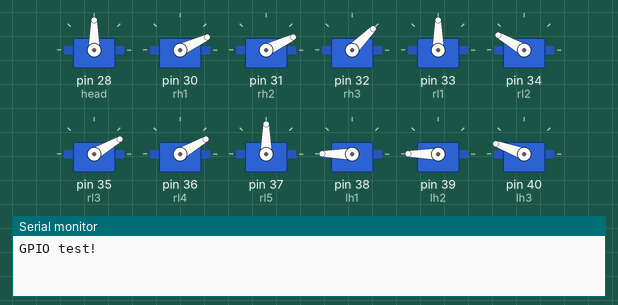
Bench run of a sketch on a simulated Arduino Mega 2560, built with avr-gcc and run on an emulated ATmega2560. On the bench: 12 × servo, the last lines printed to the serial monitor.

Above: at 0.4 s.
At 3.1 s:
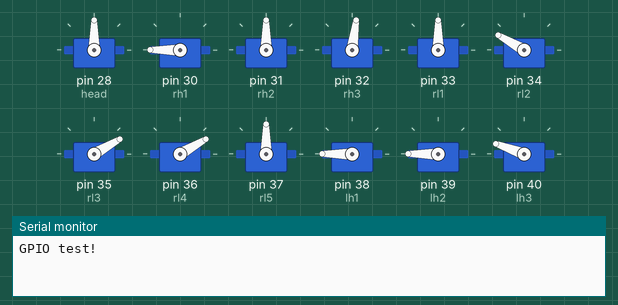
At 5.8 s:
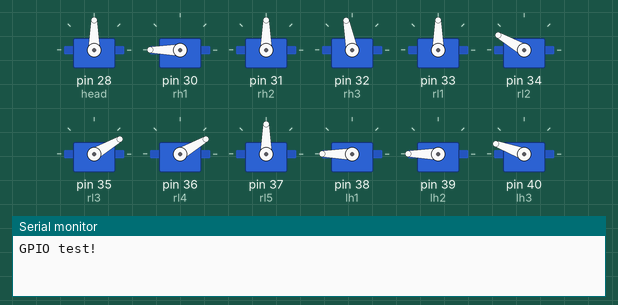
At 11.5 s:
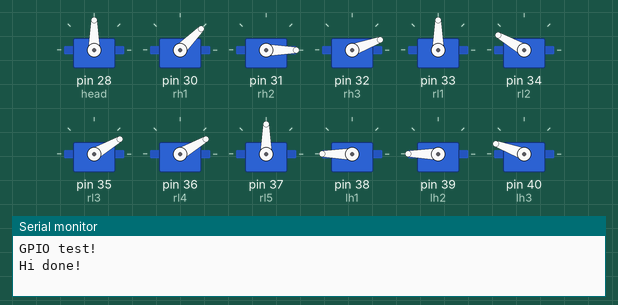
At 18.4 s:
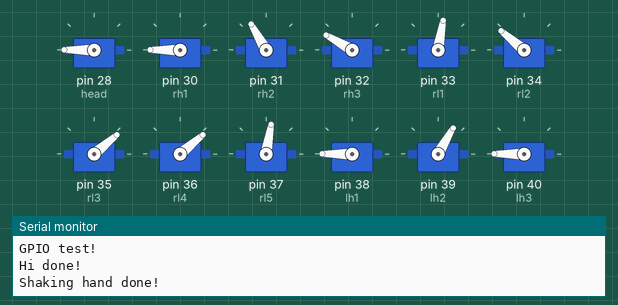
At 26.1 s:
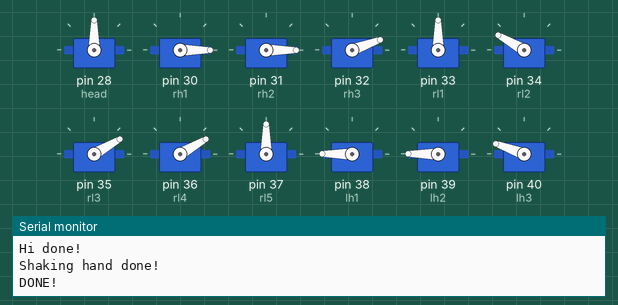
Timing chart, 0 to 27.6 s (numbered marks = the images above):
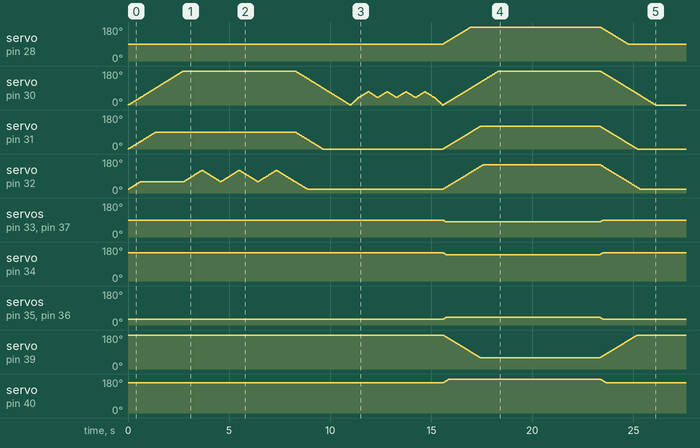

The sketch:

hand_movements.ino
```cpp
#include <Servo.h>
Servo head;
Servo rh1;
Servo rh2;
Servo rh3;
Servo rl1;
Servo rl2;
Servo rl3;
Servo rl4;
Servo rl5;
Servo lh1;
Servo lh2;
Servo lh3;
Servo ll1;
Servo ll2;
Servo ll3;
Servo ll4;
Servo ll5;

void setup() {
  Serial.begin(9600);
  Serial.println("GPIO test!");

  head.attach(28);
  rh1.attach(30);
  rh2.attach(31);
  rh3.attach(32);
  rl1.attach(33);
  rl2.attach(34);
  rl3.attach(35);
  rl4.attach(36);
  rl5.attach(37);
  lh1.attach(38);
  lh2.attach(39);
  lh3.attach(40);
  ll1.attach(41);
  ll2.attach(42);
  ll3.attach(43);
  ll4.attach(44);
  ll5.attach(45);
  stand_straight();
}

void loop() {
}


void stand_straight() {
  head.write(90);
  rh1.write(0);
  rh2.write(0);
  rh3.write(20);
  rl1.write(90);
  rl2.write(150);
  rl3.write(30);
  rl4.write(30);
  rl5.write(90);

  lh1.write(180);
  lh2.write(180);
  lh3.write(160);
  ll1.write(90);
  ll2.write(30);
  ll3.write(150);
  ll4.write(150);
  ll5.write(90);
  say_hi();
  Serial.println("Hi done!");
  shake_hand();
  Serial.println("Shaking hand done!");
  maan_karate();
  Serial.println("DONE!");
}
//********************say hi********************//
void say_hi() {
  for (int i = 0; i <= 180; i++) {
    rh1.write(0 + i);
    if (i <= 90) {
      rh2.write(0 + i);
    }
    if (i <= 40) {
      rh3.write(20 + i);
    }
    delay(15);
  }
  for (int i = 1; i <= 3; i++) {
    for (int i = 0; i <= 60; i++) {
      rh3.write(60 + i);
      delay(15);
    }
    for (int i = 0; i <= 60; i++) {
      rh3.write(120 - i);
      delay(15);
    }
  }
  for (int i = 0; i <= 180; i++) {
    rh1.write(180 - i);
    if (i <= 90) {
      rh2.write(90 - i);
    }
    if (i <= 40) {
      rh3.write(60 - i);
    }
    delay(15);
  }
}
//********************shake hand********************//
void shake_hand() {
  for (int i = 0; i <= 40; i++) {
    rh1.write(0 + i);
    delay(10);
  }
  for (int i = 0; i <= 3; i++) {
    for (int i = 0; i <= 30; i++) {
      rh1.write(40 + i);
      delay(15);
    }
    for (int i = 0; i <= 30; i++) {
      rh1.write(70 - i);
      delay(15);
    }
  }
  for (int i = 0; i <= 40; i++) {
    rh1.write(40 - i);
    delay(10);
  }
}
//********************maan karate********************//
void maan_karate() {
  for (int i = 0; i <= 180; i++) {
    if (i <= 90) {
      head.write(90 + i);
    }
    if (i <= 120) {
      lh2.write(180 - i);
    }
    if (i <= 20) {
      lh3.write(160 + i);
    }
    rh1.write(0 + i);
    if (i <= 120) {
      rh2.write(0 + i);
    }
    if (i <= 130) {
      rh3.write(20 + i);
    }
    if (i <= 10) {
      rl1.write(90 - i);
      rl5.write(90 - i);
    }
    if (i <= 10) {
      rl2.write(150 - i);
      rl3.write(30 + i);
      rl4.write(30 + i);
    }
    delay(15);
  }
  delay(5000);
  for (int i = 0; i <= 180; i++) {
    if (i <= 90) {
      head.write(180 - i);
    }
    if (i <= 120) {
      lh2.write(60 + i);
    }
    if (i <= 20) {
      lh3.write(180 - i);
    }
    rh1.write(180 - i);
    if (i <= 120) {
      rh2.write(120 - i);
    }
    if (i <= 130) {
      rh3.write(150 - i);
    }
    if (i <= 10) {
      rl1.write(80 + i);
      rl5.write(80 + i);
    }
    if (i <= 10) {
      rl2.write(140 + i);
      rl3.write(40 - i);
      rl4.write(40 - i);
    }
    delay(15);
  }
}
```
